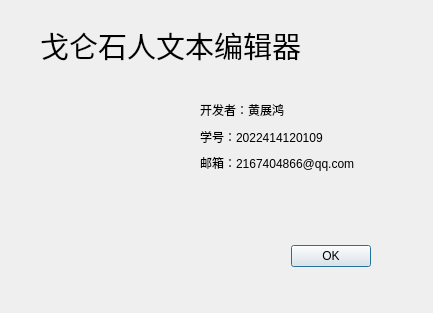
<?xml version="1.0" encoding="UTF-8"?>
<ui version="4.0">
 <class>AboutDialog</class>
 <widget class="QDialog" name="AboutDialog">
  <property name="geometry">
   <rect>
    <x>0</x>
    <y>0</y>
    <width>433</width>
    <height>313</height>
   </rect>
  </property>
  <property name="windowTitle">
   <string>关于</string>
  </property>
  <property name="windowIcon">
   <iconset theme="QIcon::ThemeIcon::HelpAbout"/>
  </property>
  <widget class="QDialogButtonBox" name="buttonBox">
   <property name="geometry">
    <rect>
     <x>30</x>
     <y>240</y>
     <width>341</width>
     <height>32</height>
    </rect>
   </property>
   <property name="orientation">
    <enum>Qt::Orientation::Horizontal</enum>
   </property>
   <property name="standardButtons">
    <set>QDialogButtonBox::StandardButton::Ok</set>
   </property>
  </widget>
  <widget class="QLabel" name="label">
   <property name="geometry">
    <rect>
     <x>40</x>
     <y>0</y>
     <width>331</width>
     <height>91</height>
    </rect>
   </property>
   <property name="font">
    <font>
     <pointsize>22</pointsize>
    </font>
   </property>
   <property name="text">
    <string>戈仑石人文本编辑器</string>
   </property>
  </widget>
  <widget class="QLabel" name="label_5">
   <property name="geometry">
    <rect>
     <x>30</x>
     <y>100</y>
     <width>121</width>
     <height>131</height>
    </rect>
   </property>
   <property name="styleSheet">
    <string notr="true">border-image: url(:/img/OIP-C.jpg);</string>
   </property>
   <property name="text">
    <string/>
   </property>
  </widget>
  <widget class="QWidget" name="layoutWidget">
   <property name="geometry">
    <rect>
     <x>200</x>
     <y>100</y>
     <width>208</width>
     <height>73</height>
    </rect>
   </property>
   <layout class="QVBoxLayout" name="verticalLayout">
    <item>
     <widget class="QLabel" name="label_2">
      <property name="text">
       <string>开发者：黄展鸿</string>
      </property>
     </widget>
    </item>
    <item>
     <widget class="QLabel" name="label_3">
      <property name="text">
       <string>学号：2022414120109</string>
      </property>
     </widget>
    </item>
    <item>
     <widget class="QLabel" name="label_4">
      <property name="text">
       <string>邮箱：2167404866@qq.com</string>
      </property>
     </widget>
    </item>
   </layout>
  </widget>
 </widget>
 <resources/>
 <connections>
  <connection>
   <sender>buttonBox</sender>
   <signal>accepted()</signal>
   <receiver>AboutDialog</receiver>
   <slot>accept()</slot>
   <hints>
    <hint type="sourcelabel">
     <x>248</x>
     <y>254</y>
    </hint>
    <hint type="destinationlabel">
     <x>157</x>
     <y>274</y>
    </hint>
   </hints>
  </connection>
  <connection>
   <sender>buttonBox</sender>
   <signal>rejected()</signal>
   <receiver>AboutDialog</receiver>
   <slot>reject()</slot>
   <hints>
    <hint type="sourcelabel">
     <x>316</x>
     <y>260</y>
    </hint>
    <hint type="destinationlabel">
     <x>286</x>
     <y>274</y>
    </hint>
   </hints>
  </connection>
 </connections>
</ui>
